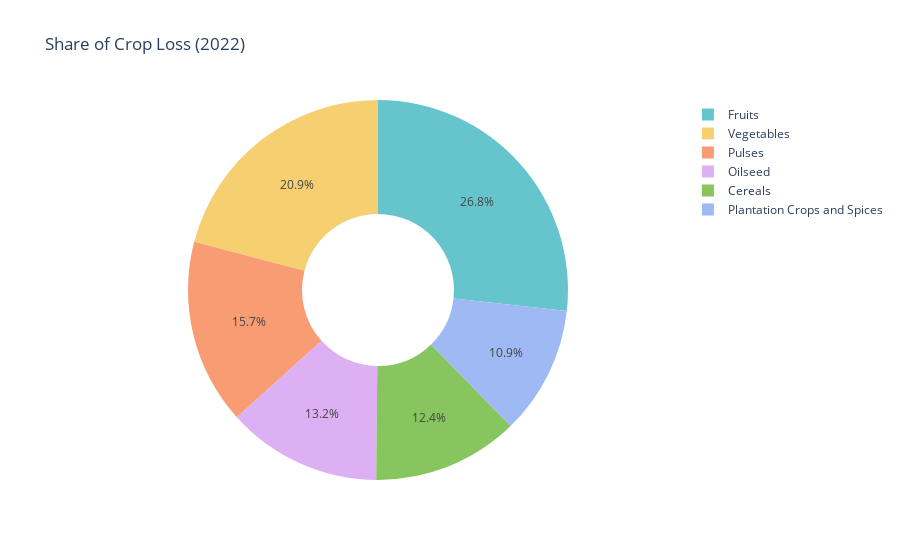

Notebook code cell kept with this figure:
### Code cell
fig = px.pie(merged_df, values='2022 Loss (%)', names='Crops', 
             hole=0.4, title='Share of Crop Loss (2022)',
             color_discrete_sequence=px.colors.qualitative.Pastel)
fig.show()

### Figure 1 — Plotly figure (JSON) as saved in the notebook; plotly's stock layout.template omitted (floating-point values rounded to 4 significant figures)
{"data": [{"domain": {"x": [0, 1], "y": [0, 1]}, "hole": 0.4, "hovertemplate": "Crops=%{label}<br>2022 Loss (%)=%{value}<extra></extra>", "labels": ["Fruits", "Vegetables", "Pulses", "Oilseed", "Cereals", "Plantation Crops and Spices"], "legendgroup": "", "name": "", "showlegend": true, "type": "pie", "values": [10.54, 8.24, 6.2, 5.19, 4.9, 4.31]}], "layout": {"legend": {"tracegroupgap": 0}, "piecolorway": ["rgb(102, 197, 204)", "rgb(246, 207, 113)", "rgb(248, 156, 116)", "rgb(220, 176, 242)", "rgb(135, 197, 95)", "rgb(158, 185, 243)", "rgb(254, 136, 177)", "rgb(201, 219, 116)", "rgb(139, 224, 164)", "rgb(180, 151, 231)", "rgb(179, 179, 179)"], "title": {"text": "Share of Crop Loss (2022)"}}}
